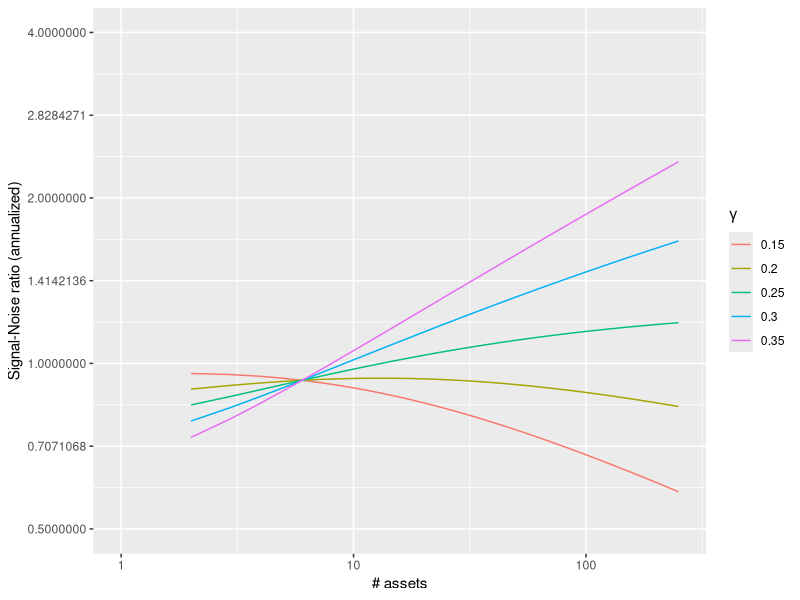

Write R code to recreate this figure.
## ---- chunk 1
nyr <- 5
zeta <- 1.1
qbound <- function(df,n,zeta) {
	effst <- n * zeta^2
	ebnd <- sqrt(effst / (df + effst)) * zeta
}
nstok1 <- 10
myq1 <- qbound(nstok1 -1,nyr,zeta)
nstok2 <- 40
myq2 <- qbound(nstok2 -1,nyr,zeta)
nstok3 <- 160
myq3 <- qbound(nstok3 -1,nyr,zeta)
## ---- chunk 2

ope <- 253
n.stok <- 6
n.yr <- 4
n.obs <- ceiling(ope * n.yr)
zeta.s <- 1.25 / sqrt(ope)   # optimal SNR, in daily units

bound.experiment <- function(pow,n.obs,zeta.s,
		n.stok=n.stok,ope=ope,plims=c(2,250)) {
	require(reshape2)
	all.ps <- unique(round(exp(seq(log(min(plims)),
																	log(max(plims)),
																	length.out=140))))
	zeta.0 <- zeta.s / (n.stok ^ pow)
	all.zeta <- zeta.0 * (all.ps ^ pow)
	all.bnd <- sqrt(ope * n.obs) * all.zeta^2 / sqrt(all.ps - 1 + n.obs * all.zeta^2)

	#population.max=sqrt(ope) * all.zeta,
	foo.df <- data.frame(p=all.ps,
		pow=rep(pow,length(all.bnd)),
		bound=all.bnd)
	measure.vars <- colnames(foo.df)
	id.vars <- c("p","pow")
	measure.vars <- measure.vars[! measure.vars %in% id.vars]
	require(reshape2)
	melt.df <- melt(foo.df,id.vars=id.vars,variable.name="Sharpe",
		measure.vars=measure.vars)
	return(melt.df)
}

#	plims = c(2,250)
#	melt.df <- NULL
#	for (ppp in pow) {
#		addon.df <- bound.experiment(ppp,n.obs,zeta.s,n.stok=n.stok,ope=ope,plims=plims)
#		if (is.null(melt.df))
#			melt.df <- addon.df
#		else
#			melt.df <- rbind(melt.df,addon.df)
#	}
#	#as.numeric.factor <- function(x) {as.numeric(levels(x))[x]}
#	melt.df$pow <- as.numeric(melt.df$pow)
#
#	require(ggplot2)
#	ph <- ggplot(data=melt.df,aes(x=p,y=value,group=pow,colour=pow))
#	ph <- ph + geom_line()
#	ph <- ph + labs(x="# assets",
#									y="Signal-Noise ratio (annualized)")
#	ph <- ph + scale_x_log10(limits = c(1,max(plims)))
#	ph <- ph + scale_y_log10(limits = c(0.5,4),
#		breaks=2^seq(from=-1,to=2,by=0.5))
#	print(ph)

bound.plot <- function(pow,n.obs,zeta.s,plims=c(2,250),...) {
	melt.df <- NULL
	for (ppp in pow) {
		addon.df <- bound.experiment(ppp,n.obs,zeta.s,plims=plims,...)
		if (is.null(melt.df))
			melt.df <- addon.df
		else
			melt.df <- rbind(melt.df,addon.df)
	}
	melt.df$gamma <- factor(melt.df$pow)

	require(ggplot2)
	ph <- ggplot(data=melt.df,aes(x=p,y=value,group=gamma,colour=gamma))
	ph <- ph + geom_line()
	ph <- ph + labs(x="# assets",
									y="Signal-Noise ratio (annualized)")
	ph <- ph + guides(colour=guide_legend(title=expression(gamma)))
	ph <- ph + scale_x_log10(limits = c(1,max(plims)))
	ph <- ph + scale_y_log10(limits = c(0.5,4),
		breaks=2^seq(from=-1,to=2,by=0.5))
	return(ph)
}

pgammas <- seq(from=0.15,to=0.35,by=0.05)

sgammas <- sort(pgammas)
sgammas.txt <- paste0(paste0(sgammas[1:(length(sgammas)-1)],collapse=', '),", and ",sgammas[length(sgammas)],sep='')
sgammas.summary <- paste0("between ",sgammas[1]," and ",sgammas[length(sgammas)])

print(bound.plot(pgammas,n.obs=n.obs,zeta.s=zeta.s,
	n.stok=n.stok,ope=ope))

